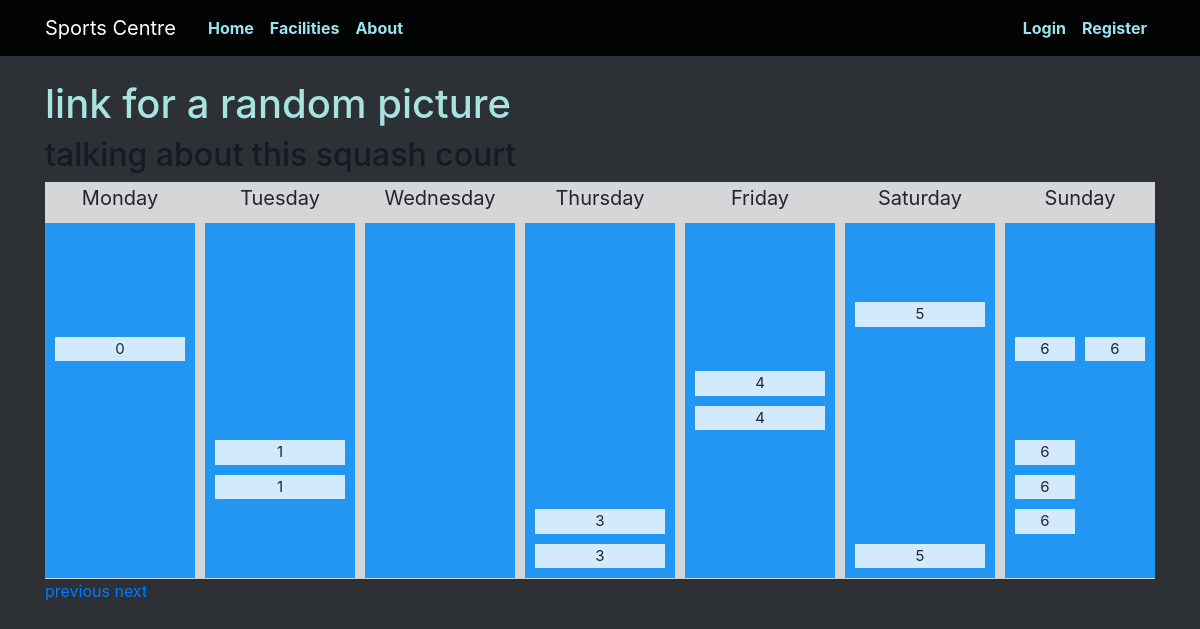
/facilities/swimming_pool/2020/10, run on the app's committed database.
### app/models.py (models this page shows)
class Booking(db.Model):
  id = db.Column(db.Integer, primary_key=True)
  facility = db.Column(db.Integer, db.ForeignKey('user.id'), nullable=False)
  user = db.Column(db.Integer, db.ForeignKey('facility.id') , nullable=False)
  datetime = db.Column(db.DateTime, nullable=False)
  week = db.Column(db.Integer)
  year = db.Column(db.Integer)
  duration = db.Column(db.Integer, nullable=False)

### app/views.py (the view)
@app.route('/facilities/<facility_url>/<int:year>/<int:week>')
def show_facility(facility_url, year, week):
  facility = models.Facility.query.filter_by(url=facility_url).first_or_404()
  bookings = []
  for i in range(8):
    b = models.Booking.query.order_by(models.Booking.id.asc()).filter_by(facility=facility.id).filter_by(week=week).filter_by(year=year)
    filtered_b = []
    for query in b:
      if query.datetime.weekday() == i-1:
        filtered_b.append(query)
    bookings.append(filtered_b)
  address = 'facilities/' + facility.url + '.html'
  title = facility.name
  return render_template(address, title=title, bookings=bookings, facility=facility_url, year=year, week=week)

### app/templates/facilities/swimming_pool.html
{% extends "facilities_index.html" %}
{% block picture %}
link for a random picture
{% endblock %}
{% block info %}
talking about this squash court
{% endblock %}

### app/templates/facilities_index.html
{% extends "index.html" %}
{% block content %}
  <h1>
    {% block picture %}
    {% endblock %}
  </h1>
  <h2>
    {% block info %}
    {% endblock %}
  </h2>
  <div class="grid-container">
  {% for day in ["Monday", "Tuesday", "Wednesday", "Thursday", "Friday", "Saturday", "Sunday"] %}
  <div class="grid_sub">
    <div style="grid-row-start: header;">{{ day }}</div>
  </div>
  {% endfor %}
  {% for day in ["Monday", "Tuesday", "Wednesday", "Thursday", "Friday", "Saturday", "Sunday"] %}
  <div class="grid-sub">
    {% for booking in bookings[loop.index0+1] %}
      <div style="grid-row: time-{{ booking.datetime.strftime('%-H') }};">{{ booking.datetime.weekday() }}</div>
    {% endfor %}
  </div>
  {% endfor %}
  </div>
  <a href="/facilities/{{ facility }}/{{ year }}/{{ week - 1 }}">previous</a>
  <a href="/facilities/{{ facility }}/{{ year }}/{{ week + 1 }}">next</a>
{% endblock %}

### app/static/style.css (style rules this page uses)
body { background: rgb(45, 48, 53); color: rgb(36, 37, 43); margin-top: 5rem; }
h1, h3, h4, h5, h6 { color: #a7e4e1; }
h2 { color: rgb(19, 27, 39); }
.grid-container { display: grid; grid-template-columns: [time] 1fr [day-0] 1fr [day-1] 1fr [day-2] 1fr [day-3] 1fr [day-4] 1fr [day-5] 1fr [day-6] 1fr; grid-gap: 10px; background-color: #2196F3; padding: 10px; background-color: rgba(255, 255, 255, 0.8); text-align: center; padding: 1px 0; font-size: 20px; grid-template-columns: repeat(7, 1fr); }
.grid-sub { display: grid; grid-template-rows: [header] 1fr [time-8] 1fr [time-9] 1fr [time-10] 1fr [time-11] 1fr [time-12] 1fr [time-13] 1fr [time-14] 1fr [time-15] 1fr [time-16] 1fr; grid-gap: 10px; background-color: #2196F3; padding: 10px; grid-auto-columns: 1fr; }
.grid-sub > div { background-color: rgba(255, 255, 255, 0.8); text-align: center; padding: 1px 0; font-size: 15px; }

### data on the page
Booking: datetime.weekday "0"
Booking: datetime.weekday "1"
Booking: datetime.weekday "1"
Booking: datetime.weekday "3"
Booking: datetime.weekday "3"
Booking: datetime.weekday "4"
Booking: datetime.weekday "4"
Booking: datetime.weekday "5"
Booking: datetime.weekday "5"
Booking: datetime.weekday "6"
Booking: datetime.weekday "6"
Booking: datetime.weekday "6"
Booking: datetime.weekday "6"
Booking: datetime.weekday "6"

### other printed values
{{ day }} "Monday" "Tuesday" "Wednesday" "Thursday" "Friday" "Saturday" "Sunday"
